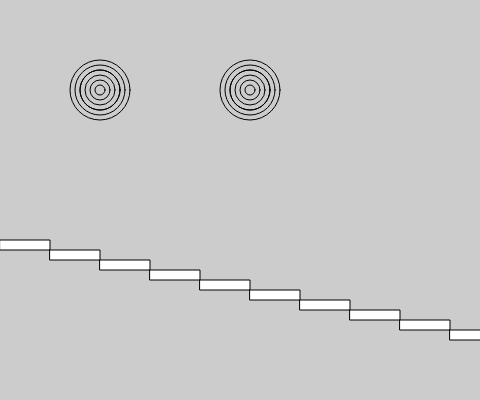
Frame 1 (no input)
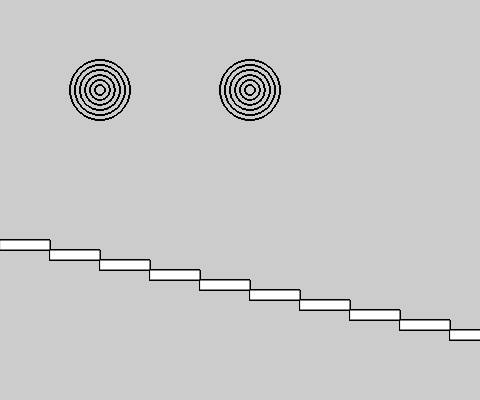
Frame 60 (no input)
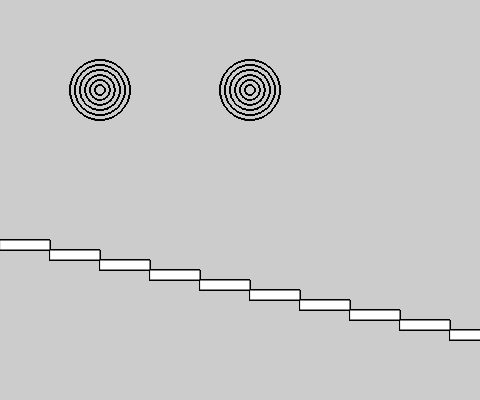
Frame 120 (the mouse pressed at the canvas centre since frame 60)

The p5.js sketch that drew these frames (run headless with seeded random() and noise() and a simulated clock; from frame 60 on, the mouse is pressed at the canvas centre):

// p5.js sketch
// ── sketch.js
var x = 100;
var y = 90;
var d = 10;
var s = 250;
// circles

function setup() {
  createCanvas(480, 400);
  background(204);
}

function draw() {
  var w = 240
  var q = 0

  noFill();
  ellipse (x,y,d,d);
  ellipse (x,y,2*d,2*d);
  ellipse (x,y,3*d,3*d);
  ellipse (x,y,4*d,4*d);
  ellipse (x,y,4*d,4*d);
  ellipse (x,y,5*d,5*d);
  ellipse (x,y,6*d,6*d);
  ellipse (s,y,d,d);
  ellipse (s,y,2*d,2*d);
  ellipse (s,y,3*d,3*d);
  ellipse (s,y,4*d,4*d);
  ellipse (s,y,4*d,4*d);
  ellipse (s,y,5*d,5*d);
  ellipse (s,y,6*d,6*d);

  for (var i = 1; i<21; i++)
  {
    fill(255);
    rect (q, w, 50, 10);
    q = q+50;
    w = w+10;
  }

}
